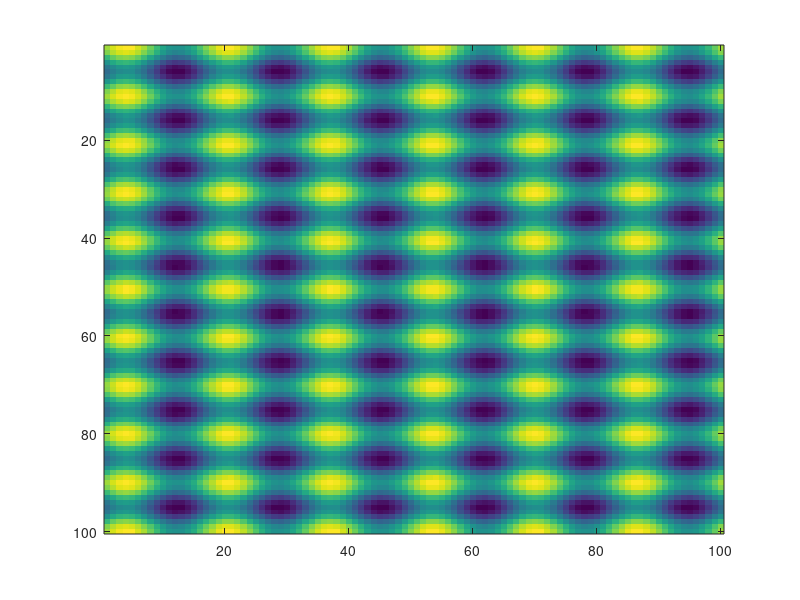
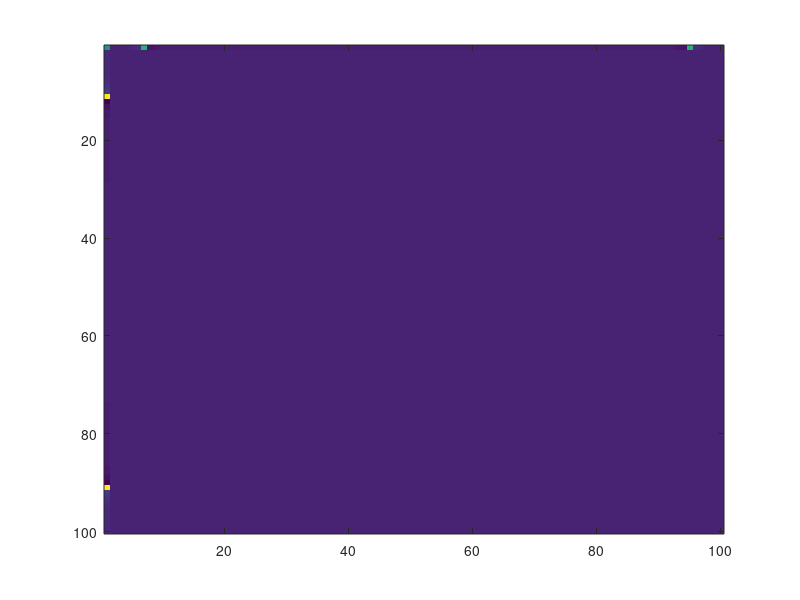
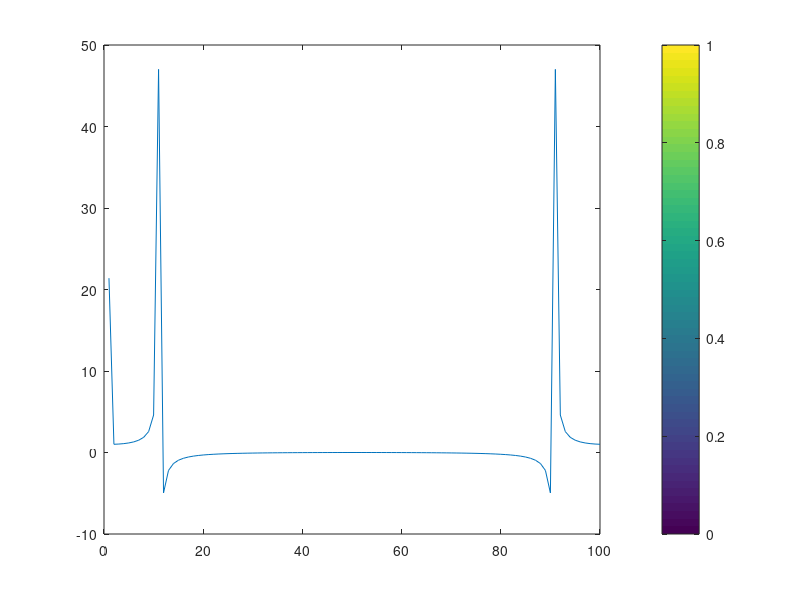

Write MATLAB code to recreate these figures, in order.
N=100;
x = linspace(-2*pi,2*pi,N);
y = linspace(-2*pi,2*pi,N)';

f= sin(3*x+.4) + cos(5*y) + .2;
figure; imagesc(f);

Y = fft2(f)/sqrt(numel(f));

figure; imagesc(real(Y));
figure; plot(real(Y(:,1))); colorbar;